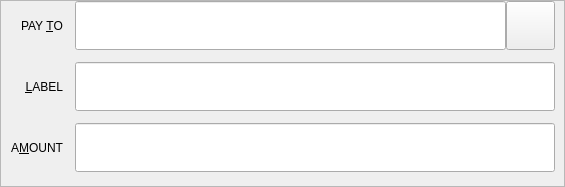
<?xml version="1.0" encoding="UTF-8"?>
<ui version="4.0">
 <class>SendCoinsEntry</class>
 <widget class="QStackedWidget" name="SendCoinsEntry">
  <property name="geometry">
   <rect>
    <x>0</x>
    <y>0</y>
    <width>565</width>
    <height>187</height>
   </rect>
  </property>
  <property name="minimumSize">
   <size>
    <width>565</width>
    <height>0</height>
   </size>
  </property>
  <property name="maximumSize">
   <size>
    <width>565</width>
    <height>16777215</height>
   </size>
  </property>
  <property name="focusPolicy">
   <enum>Qt::TabFocus</enum>
  </property>
  <property name="autoFillBackground">
   <bool>false</bool>
  </property>
  <widget class="QFrame" name="SendCoins">
   <property name="toolTip">
    <string>This is a normal payment.</string>
   </property>
   <property name="frameShape">
    <enum>QFrame::StyledPanel</enum>
   </property>
   <property name="frameShadow">
    <enum>QFrame::Sunken</enum>
   </property>
   <layout class="QGridLayout" name="gridLayout">
    <property name="topMargin">
     <number>0</number>
    </property>
    <property name="bottomMargin">
     <number>0</number>
    </property>
    <property name="spacing">
     <number>12</number>
    </property>
    <item row="0" column="0">
     <widget class="QLabel" name="payToLabel">
      <property name="text">
       <string>PAY &amp;TO</string>
      </property>
      <property name="alignment">
       <set>Qt::AlignRight|Qt::AlignTrailing|Qt::AlignVCenter</set>
      </property>
      <property name="buddy">
       <cstring>payTo</cstring>
      </property>
     </widget>
    </item>
    <item row="3" column="1">
     <widget class="QLabel" name="messageTextLabel">
      <property name="maximumSize">
       <size>
        <width>16777215</width>
        <height>0</height>
       </size>
      </property>
      <property name="toolTip">
       <string>A message that was attached to the DogeCash: URI which will be stored with the transaction for your reference. Note: This message will not be sent over the DogeCash network.</string>
      </property>
      <property name="textFormat">
       <enum>Qt::PlainText</enum>
      </property>
     </widget>
    </item>
    <item row="1" column="1">
     <widget class="QLineEdit" name="addAsLabel">
      <property name="minimumSize">
       <size>
        <width>0</width>
        <height>49</height>
       </size>
      </property>
      <property name="maximumSize">
       <size>
        <width>16777215</width>
        <height>16777215</height>
       </size>
      </property>
      <property name="toolTip">
       <string>Enter a label for this address to add it to the list of used addresses</string>
      </property>
     </widget>
    </item>
    <item row="2" column="0">
     <widget class="QLabel" name="amountLabel">
      <property name="text">
       <string>A&amp;MOUNT</string>
      </property>
      <property name="alignment">
       <set>Qt::AlignRight|Qt::AlignTrailing|Qt::AlignVCenter</set>
      </property>
      <property name="buddy">
       <cstring>payAmount</cstring>
      </property>
     </widget>
    </item>
    <item row="3" column="0">
     <widget class="QLabel" name="messageLabel">
      <property name="maximumSize">
       <size>
        <width>16777215</width>
        <height>0</height>
       </size>
      </property>
      <property name="text">
       <string>Message:</string>
      </property>
      <property name="alignment">
       <set>Qt::AlignRight|Qt::AlignTrailing|Qt::AlignVCenter</set>
      </property>
     </widget>
    </item>
    <item row="2" column="1">
     <widget class="BitcoinAmountField" name="payAmount">
      <property name="minimumSize">
       <size>
        <width>0</width>
        <height>49</height>
       </size>
      </property>
      <property name="maximumSize">
       <size>
        <width>16777215</width>
        <height>16777215</height>
       </size>
      </property>
     </widget>
    </item>
    <item row="0" column="1">
     <layout class="QHBoxLayout" name="payToLayout">
      <property name="spacing">
       <number>0</number>
      </property>
      <item>
       <widget class="QValidatedLineEdit" name="payTo">
        <property name="minimumSize">
         <size>
          <width>0</width>
          <height>49</height>
         </size>
        </property>
        <property name="maximumSize">
         <size>
          <width>16777215</width>
          <height>16777215</height>
         </size>
        </property>
        <property name="toolTip">
         <string>The DogeCash address to send the payment to</string>
        </property>
       </widget>
      </item>
      <item>
       <widget class="QToolButton" name="addressBookButton">
        <property name="minimumSize">
         <size>
          <width>49</width>
          <height>49</height>
         </size>
        </property>
        <property name="toolTip">
         <string>Choose previously used address</string>
        </property>
        <property name="styleSheet">
         <string notr="true"/>
        </property>
        <property name="text">
         <string/>
        </property>
        <property name="icon">
         <iconset resource="../dogecash.qrc">
          <normaloff>:/icons/search</normaloff>:/icons/search</iconset>
        </property>
        <property name="iconSize">
         <size>
          <width>24</width>
          <height>24</height>
         </size>
        </property>
        <property name="shortcut">
         <string>Alt+A</string>
        </property>
       </widget>
      </item>
      <item>
       <widget class="QToolButton" name="pasteButton">
        <property name="maximumSize">
         <size>
          <width>0</width>
          <height>16777215</height>
         </size>
        </property>
        <property name="toolTip">
         <string>Paste address from clipboard</string>
        </property>
        <property name="text">
         <string/>
        </property>
        <property name="icon">
         <iconset resource="../dogecash.qrc">
          <normaloff>:/icons/editpaste</normaloff>:/icons/editpaste</iconset>
        </property>
        <property name="shortcut">
         <string>Alt+P</string>
        </property>
       </widget>
      </item>
      <item>
       <widget class="QToolButton" name="deleteButton">
        <property name="maximumSize">
         <size>
          <width>0</width>
          <height>16777215</height>
         </size>
        </property>
        <property name="toolTip">
         <string>Remove this entry</string>
        </property>
        <property name="text">
         <string/>
        </property>
        <property name="icon">
         <iconset resource="../dogecash.qrc">
          <normaloff>:/icons/remove</normaloff>:/icons/remove</iconset>
        </property>
       </widget>
      </item>
     </layout>
    </item>
    <item row="1" column="0">
     <widget class="QLabel" name="labelLabel">
      <property name="text">
       <string>&amp;LABEL</string>
      </property>
      <property name="alignment">
       <set>Qt::AlignRight|Qt::AlignTrailing|Qt::AlignVCenter</set>
      </property>
      <property name="buddy">
       <cstring>addAsLabel</cstring>
      </property>
     </widget>
    </item>
   </layout>
  </widget>
  <widget class="QFrame" name="SendCoins_InsecurePaymentRequest">
   <property name="palette">
    <palette>
     <active>
      <colorrole role="WindowText">
       <brush brushstyle="SolidPattern">
        <color alpha="255">
         <red>0</red>
         <green>0</green>
         <blue>0</blue>
        </color>
       </brush>
      </colorrole>
      <colorrole role="Button">
       <brush brushstyle="SolidPattern">
        <color alpha="255">
         <red>255</red>
         <green>255</green>
         <blue>127</blue>
        </color>
       </brush>
      </colorrole>
      <colorrole role="Light">
       <brush brushstyle="SolidPattern">
        <color alpha="255">
         <red>255</red>
         <green>255</green>
         <blue>255</blue>
        </color>
       </brush>
      </colorrole>
      <colorrole role="Midlight">
       <brush brushstyle="SolidPattern">
        <color alpha="255">
         <red>255</red>
         <green>255</green>
         <blue>191</blue>
        </color>
       </brush>
      </colorrole>
      <colorrole role="Dark">
       <brush brushstyle="SolidPattern">
        <color alpha="255">
         <red>127</red>
         <green>127</green>
         <blue>63</blue>
        </color>
       </brush>
      </colorrole>
      <colorrole role="Mid">
       <brush brushstyle="SolidPattern">
        <color alpha="255">
         <red>170</red>
         <green>170</green>
         <blue>84</blue>
        </color>
       </brush>
      </colorrole>
      <colorrole role="Text">
       <brush brushstyle="SolidPattern">
        <color alpha="255">
         <red>0</red>
         <green>0</green>
         <blue>0</blue>
        </color>
       </brush>
      </colorrole>
      <colorrole role="BrightText">
       <brush brushstyle="SolidPattern">
        <color alpha="255">
         <red>255</red>
         <green>255</green>
         <blue>255</blue>
        </color>
       </brush>
      </colorrole>
      <colorrole role="ButtonText">
       <brush brushstyle="SolidPattern">
        <color alpha="255">
         <red>0</red>
         <green>0</green>
         <blue>0</blue>
        </color>
       </brush>
      </colorrole>
      <colorrole role="Base">
       <brush brushstyle="SolidPattern">
        <color alpha="255">
         <red>255</red>
         <green>255</green>
         <blue>255</blue>
        </color>
       </brush>
      </colorrole>
      <colorrole role="Window">
       <brush brushstyle="SolidPattern">
        <color alpha="255">
         <red>255</red>
         <green>255</green>
         <blue>127</blue>
        </color>
       </brush>
      </colorrole>
      <colorrole role="Shadow">
       <brush brushstyle="SolidPattern">
        <color alpha="255">
         <red>0</red>
         <green>0</green>
         <blue>0</blue>
        </color>
       </brush>
      </colorrole>
      <colorrole role="AlternateBase">
       <brush brushstyle="SolidPattern">
        <color alpha="255">
         <red>255</red>
         <green>255</green>
         <blue>191</blue>
        </color>
       </brush>
      </colorrole>
      <colorrole role="ToolTipBase">
       <brush brushstyle="SolidPattern">
        <color alpha="255">
         <red>255</red>
         <green>255</green>
         <blue>220</blue>
        </color>
       </brush>
      </colorrole>
      <colorrole role="ToolTipText">
       <brush brushstyle="SolidPattern">
        <color alpha="255">
         <red>0</red>
         <green>0</green>
         <blue>0</blue>
        </color>
       </brush>
      </colorrole>
     </active>
     <inactive>
      <colorrole role="WindowText">
       <brush brushstyle="SolidPattern">
        <color alpha="255">
         <red>0</red>
         <green>0</green>
         <blue>0</blue>
        </color>
       </brush>
      </colorrole>
      <colorrole role="Button">
       <brush brushstyle="SolidPattern">
        <color alpha="255">
         <red>255</red>
         <green>255</green>
         <blue>127</blue>
        </color>
       </brush>
      </colorrole>
      <colorrole role="Light">
       <brush brushstyle="SolidPattern">
        <color alpha="255">
         <red>255</red>
         <green>255</green>
         <blue>255</blue>
        </color>
       </brush>
      </colorrole>
      <colorrole role="Midlight">
       <brush brushstyle="SolidPattern">
        <color alpha="255">
         <red>255</red>
         <green>255</green>
         <blue>191</blue>
        </color>
       </brush>
      </colorrole>
      <colorrole role="Dark">
       <brush brushstyle="SolidPattern">
        <color alpha="255">
         <red>127</red>
         <green>127</green>
         <blue>63</blue>
        </color>
       </brush>
      </colorrole>
      <colorrole role="Mid">
       <brush brushstyle="SolidPattern">
        <color alpha="255">
         <red>170</red>
         <green>170</green>
         <blue>84</blue>
        </color>
       </brush>
      </colorrole>
      <colorrole role="Text">
       <brush brushstyle="SolidPattern">
        <color alpha="255">
         <red>0</red>
         <green>0</green>
         <blue>0</blue>
        </color>
       </brush>
      </colorrole>
      <colorrole role="BrightText">
       <brush brushstyle="SolidPattern">
        <color alpha="255">
         <red>255</red>
         <green>255</green>
         <blue>255</blue>
        </color>
       </brush>
      </colorrole>
      <colorrole role="ButtonText">
       <brush brushstyle="SolidPattern">
        <color alpha="255">
         <red>0</red>
         <green>0</green>
         <blue>0</blue>
        </color>
       </brush>
      </colorrole>
      <colorrole role="Base">
       <brush brushstyle="SolidPattern">
        <color alpha="255">
         <red>255</red>
         <green>255</green>
         <blue>255</blue>
        </color>
       </brush>
      </colorrole>
      <colorrole role="Window">
       <brush brushstyle="SolidPattern">
        <color alpha="255">
         <red>255</red>
         <green>255</green>
         <blue>127</blue>
        </color>
       </brush>
      </colorrole>
      <colorrole role="Shadow">
       <brush brushstyle="SolidPattern">
        <color alpha="255">
         <red>0</red>
         <green>0</green>
         <blue>0</blue>
        </color>
       </brush>
      </colorrole>
      <colorrole role="AlternateBase">
       <brush brushstyle="SolidPattern">
        <color alpha="255">
         <red>255</red>
         <green>255</green>
         <blue>191</blue>
        </color>
       </brush>
      </colorrole>
      <colorrole role="ToolTipBase">
       <brush brushstyle="SolidPattern">
        <color alpha="255">
         <red>255</red>
         <green>255</green>
         <blue>220</blue>
        </color>
       </brush>
      </colorrole>
      <colorrole role="ToolTipText">
       <brush brushstyle="SolidPattern">
        <color alpha="255">
         <red>0</red>
         <green>0</green>
         <blue>0</blue>
        </color>
       </brush>
      </colorrole>
     </inactive>
     <disabled>
      <colorrole role="WindowText">
       <brush brushstyle="SolidPattern">
        <color alpha="255">
         <red>127</red>
         <green>127</green>
         <blue>63</blue>
        </color>
       </brush>
      </colorrole>
      <colorrole role="Button">
       <brush brushstyle="SolidPattern">
        <color alpha="255">
         <red>255</red>
         <green>255</green>
         <blue>127</blue>
        </color>
       </brush>
      </colorrole>
      <colorrole role="Light">
       <brush brushstyle="SolidPattern">
        <color alpha="255">
         <red>255</red>
         <green>255</green>
         <blue>255</blue>
        </color>
       </brush>
      </colorrole>
      <colorrole role="Midlight">
       <brush brushstyle="SolidPattern">
        <color alpha="255">
         <red>255</red>
         <green>255</green>
         <blue>191</blue>
        </color>
       </brush>
      </colorrole>
      <colorrole role="Dark">
       <brush brushstyle="SolidPattern">
        <color alpha="255">
         <red>127</red>
         <green>127</green>
         <blue>63</blue>
        </color>
       </brush>
      </colorrole>
      <colorrole role="Mid">
       <brush brushstyle="SolidPattern">
        <color alpha="255">
         <red>170</red>
         <green>170</green>
         <blue>84</blue>
        </color>
       </brush>
      </colorrole>
      <colorrole role="Text">
       <brush brushstyle="SolidPattern">
        <color alpha="255">
         <red>127</red>
         <green>127</green>
         <blue>63</blue>
        </color>
       </brush>
      </colorrole>
      <colorrole role="BrightText">
       <brush brushstyle="SolidPattern">
        <color alpha="255">
         <red>255</red>
         <green>255</green>
         <blue>255</blue>
        </color>
       </brush>
      </colorrole>
      <colorrole role="ButtonText">
       <brush brushstyle="SolidPattern">
        <color alpha="255">
         <red>127</red>
         <green>127</green>
         <blue>63</blue>
        </color>
       </brush>
      </colorrole>
      <colorrole role="Base">
       <brush brushstyle="SolidPattern">
        <color alpha="255">
         <red>255</red>
         <green>255</green>
         <blue>127</blue>
        </color>
       </brush>
      </colorrole>
      <colorrole role="Window">
       <brush brushstyle="SolidPattern">
        <color alpha="255">
         <red>255</red>
         <green>255</green>
         <blue>127</blue>
        </color>
       </brush>
      </colorrole>
      <colorrole role="Shadow">
       <brush brushstyle="SolidPattern">
        <color alpha="255">
         <red>0</red>
         <green>0</green>
         <blue>0</blue>
        </color>
       </brush>
      </colorrole>
      <colorrole role="AlternateBase">
       <brush brushstyle="SolidPattern">
        <color alpha="255">
         <red>255</red>
         <green>255</green>
         <blue>127</blue>
        </color>
       </brush>
      </colorrole>
      <colorrole role="ToolTipBase">
       <brush brushstyle="SolidPattern">
        <color alpha="255">
         <red>255</red>
         <green>255</green>
         <blue>220</blue>
        </color>
       </brush>
      </colorrole>
      <colorrole role="ToolTipText">
       <brush brushstyle="SolidPattern">
        <color alpha="255">
         <red>0</red>
         <green>0</green>
         <blue>0</blue>
        </color>
       </brush>
      </colorrole>
     </disabled>
    </palette>
   </property>
   <property name="toolTip">
    <string>This is an unverified payment request.</string>
   </property>
   <property name="autoFillBackground">
    <bool>true</bool>
   </property>
   <property name="frameShape">
    <enum>QFrame::StyledPanel</enum>
   </property>
   <property name="frameShadow">
    <enum>QFrame::Sunken</enum>
   </property>
   <layout class="QGridLayout" name="gridLayout_is">
    <property name="spacing">
     <number>12</number>
    </property>
    <item row="0" column="0">
     <widget class="QLabel" name="payToLabel_is">
      <property name="text">
       <string>Pay To:</string>
      </property>
      <property name="alignment">
       <set>Qt::AlignRight|Qt::AlignTrailing|Qt::AlignVCenter</set>
      </property>
     </widget>
    </item>
    <item row="0" column="1">
     <layout class="QHBoxLayout" name="payToLayout_is">
      <property name="spacing">
       <number>0</number>
      </property>
      <item>
       <widget class="QLabel" name="payTo_is"/>
      </item>
      <item>
       <widget class="QToolButton" name="deleteButton_is">
        <property name="toolTip">
         <string>Remove this entry</string>
        </property>
        <property name="text">
         <string/>
        </property>
        <property name="icon">
         <iconset resource="../dogecash.qrc">
          <normaloff>:/icons/remove</normaloff>:/icons/remove</iconset>
        </property>
       </widget>
      </item>
     </layout>
    </item>
    <item row="1" column="0">
     <widget class="QLabel" name="memoLabel_is">
      <property name="text">
       <string>Memo:</string>
      </property>
      <property name="alignment">
       <set>Qt::AlignRight|Qt::AlignTrailing|Qt::AlignVCenter</set>
      </property>
     </widget>
    </item>
    <item row="1" column="1">
     <widget class="QLabel" name="memoTextLabel_is">
      <property name="textFormat">
       <enum>Qt::PlainText</enum>
      </property>
     </widget>
    </item>
    <item row="2" column="0">
     <widget class="QLabel" name="amountLabel_is">
      <property name="text">
       <string>A&amp;mount:</string>
      </property>
      <property name="alignment">
       <set>Qt::AlignRight|Qt::AlignTrailing|Qt::AlignVCenter</set>
      </property>
      <property name="buddy">
       <cstring>payAmount_is</cstring>
      </property>
     </widget>
    </item>
    <item row="2" column="1">
     <widget class="BitcoinAmountField" name="payAmount_is">
      <property name="acceptDrops">
       <bool>false</bool>
      </property>
     </widget>
    </item>
   </layout>
  </widget>
  <widget class="QFrame" name="SendCoins_SecurePaymentRequest">
   <property name="palette">
    <palette>
     <active>
      <colorrole role="WindowText">
       <brush brushstyle="SolidPattern">
        <color alpha="255">
         <red>0</red>
         <green>0</green>
         <blue>0</blue>
        </color>
       </brush>
      </colorrole>
      <colorrole role="Button">
       <brush brushstyle="SolidPattern">
        <color alpha="255">
         <red>140</red>
         <green>232</green>
         <blue>119</blue>
        </color>
       </brush>
      </colorrole>
      <colorrole role="Light">
       <brush brushstyle="SolidPattern">
        <color alpha="255">
         <red>230</red>
         <green>255</green>
         <blue>224</blue>
        </color>
       </brush>
      </colorrole>
      <colorrole role="Midlight">
       <brush brushstyle="SolidPattern">
        <color alpha="255">
         <red>185</red>
         <green>243</green>
         <blue>171</blue>
        </color>
       </brush>
      </colorrole>
      <colorrole role="Dark">
       <brush brushstyle="SolidPattern">
        <color alpha="255">
         <red>70</red>
         <green>116</green>
         <blue>59</blue>
        </color>
       </brush>
      </colorrole>
      <colorrole role="Mid">
       <brush brushstyle="SolidPattern">
        <color alpha="255">
         <red>93</red>
         <green>155</green>
         <blue>79</blue>
        </color>
       </brush>
      </colorrole>
      <colorrole role="Text">
       <brush brushstyle="SolidPattern">
        <color alpha="255">
         <red>0</red>
         <green>0</green>
         <blue>0</blue>
        </color>
       </brush>
      </colorrole>
      <colorrole role="BrightText">
       <brush brushstyle="SolidPattern">
        <color alpha="255">
         <red>155</red>
         <green>255</green>
         <blue>147</blue>
        </color>
       </brush>
      </colorrole>
      <colorrole role="ButtonText">
       <brush brushstyle="SolidPattern">
        <color alpha="255">
         <red>0</red>
         <green>0</green>
         <blue>0</blue>
        </color>
       </brush>
      </colorrole>
      <colorrole role="Base">
       <brush brushstyle="SolidPattern">
        <color alpha="255">
         <red>119</red>
         <green>255</green>
         <blue>233</blue>
        </color>
       </brush>
      </colorrole>
      <colorrole role="Window">
       <brush brushstyle="SolidPattern">
        <color alpha="255">
         <red>140</red>
         <green>232</green>
         <blue>119</blue>
        </color>
       </brush>
      </colorrole>
      <colorrole role="Shadow">
       <brush brushstyle="SolidPattern">
        <color alpha="255">
         <red>0</red>
         <green>0</green>
         <blue>0</blue>
        </color>
       </brush>
      </colorrole>
      <colorrole role="AlternateBase">
       <brush brushstyle="SolidPattern">
        <color alpha="255">
         <red>197</red>
         <green>243</green>
         <blue>187</blue>
        </color>
       </brush>
      </colorrole>
      <colorrole role="NoRole">
       <brush brushstyle="SolidPattern">
        <color alpha="255">
         <red>125</red>
         <green>194</green>
         <blue>122</blue>
        </color>
       </brush>
      </colorrole>
      <colorrole role="ToolTipBase">
       <brush brushstyle="SolidPattern">
        <color alpha="255">
         <red>255</red>
         <green>255</green>
         <blue>220</blue>
        </color>
       </brush>
      </colorrole>
      <colorrole role="ToolTipText">
       <brush brushstyle="SolidPattern">
        <color alpha="255">
         <red>0</red>
         <green>0</green>
         <blue>0</blue>
        </color>
       </brush>
      </colorrole>
     </active>
     <inactive>
      <colorrole role="WindowText">
       <brush brushstyle="SolidPattern">
        <color alpha="255">
         <red>0</red>
         <green>0</green>
         <blue>0</blue>
        </color>
       </brush>
      </colorrole>
      <colorrole role="Button">
       <brush brushstyle="SolidPattern">
        <color alpha="255">
         <red>140</red>
         <green>232</green>
         <blue>119</blue>
        </color>
       </brush>
      </colorrole>
      <colorrole role="Light">
       <brush brushstyle="SolidPattern">
        <color alpha="255">
         <red>230</red>
         <green>255</green>
         <blue>224</blue>
        </color>
       </brush>
      </colorrole>
      <colorrole role="Midlight">
       <brush brushstyle="SolidPattern">
        <color alpha="255">
         <red>185</red>
         <green>243</green>
         <blue>171</blue>
        </color>
       </brush>
      </colorrole>
      <colorrole role="Dark">
       <brush brushstyle="SolidPattern">
        <color alpha="255">
         <red>70</red>
         <green>116</green>
         <blue>59</blue>
        </color>
       </brush>
      </colorrole>
      <colorrole role="Mid">
       <brush brushstyle="SolidPattern">
        <color alpha="255">
         <red>93</red>
         <green>155</green>
         <blue>79</blue>
        </color>
       </brush>
      </colorrole>
      <colorrole role="Text">
       <brush brushstyle="SolidPattern">
        <color alpha="255">
         <red>0</red>
         <green>0</green>
         <blue>0</blue>
        </color>
       </brush>
      </colorrole>
      <colorrole role="BrightText">
       <brush brushstyle="SolidPattern">
        <color alpha="255">
         <red>155</red>
         <green>255</green>
         <blue>147</blue>
        </color>
       </brush>
      </colorrole>
      <colorrole role="ButtonText">
       <brush brushstyle="SolidPattern">
        <color alpha="255">
         <red>0</red>
         <green>0</green>
         <blue>0</blue>
        </color>
       </brush>
      </colorrole>
      <colorrole role="Base">
       <brush brushstyle="SolidPattern">
        <color alpha="255">
         <red>119</red>
         <green>255</green>
         <blue>233</blue>
        </color>
       </brush>
      </colorrole>
      <colorrole role="Window">
       <brush brushstyle="SolidPattern">
        <color alpha="255">
         <red>140</red>
         <green>232</green>
         <blue>119</blue>
        </color>
       </brush>
      </colorrole>
      <colorrole role="Shadow">
       <brush brushstyle="SolidPattern">
        <color alpha="255">
         <red>0</red>
         <green>0</green>
         <blue>0</blue>
        </color>
       </brush>
      </colorrole>
      <colorrole role="AlternateBase">
       <brush brushstyle="SolidPattern">
        <color alpha="255">
         <red>197</red>
         <green>243</green>
         <blue>187</blue>
        </color>
       </brush>
      </colorrole>
      <colorrole role="NoRole">
       <brush brushstyle="SolidPattern">
        <color alpha="255">
         <red>125</red>
         <green>194</green>
         <blue>122</blue>
        </color>
       </brush>
      </colorrole>
      <colorrole role="ToolTipBase">
       <brush brushstyle="SolidPattern">
        <color alpha="255">
         <red>255</red>
         <green>255</green>
         <blue>220</blue>
        </color>
       </brush>
      </colorrole>
      <colorrole role="ToolTipText">
       <brush brushstyle="SolidPattern">
        <color alpha="255">
         <red>0</red>
         <green>0</green>
         <blue>0</blue>
        </color>
       </brush>
      </colorrole>
     </inactive>
     <disabled>
      <colorrole role="WindowText">
       <brush brushstyle="SolidPattern">
        <color alpha="255">
         <red>70</red>
         <green>116</green>
         <blue>59</blue>
        </color>
       </brush>
      </colorrole>
      <colorrole role="Button">
       <brush brushstyle="SolidPattern">
        <color alpha="255">
         <red>140</red>
         <green>232</green>
         <blue>119</blue>
        </color>
       </brush>
      </colorrole>
      <colorrole role="Light">
       <brush brushstyle="SolidPattern">
        <color alpha="255">
         <red>230</red>
         <green>255</green>
         <blue>224</blue>
        </color>
       </brush>
      </colorrole>
      <colorrole role="Midlight">
       <brush brushstyle="SolidPattern">
        <color alpha="255">
         <red>185</red>
         <green>243</green>
         <blue>171</blue>
        </color>
       </brush>
      </colorrole>
      <colorrole role="Dark">
       <brush brushstyle="SolidPattern">
        <color alpha="255">
         <red>70</red>
         <green>116</green>
         <blue>59</blue>
        </color>
       </brush>
      </colorrole>
      <colorrole role="Mid">
       <brush brushstyle="SolidPattern">
        <color alpha="255">
         <red>93</red>
         <green>155</green>
         <blue>79</blue>
        </color>
       </brush>
      </colorrole>
      <colorrole role="Text">
       <brush brushstyle="SolidPattern">
        <color alpha="255">
         <red>70</red>
         <green>116</green>
         <blue>59</blue>
        </color>
       </brush>
      </colorrole>
      <colorrole role="BrightText">
       <brush brushstyle="SolidPattern">
        <color alpha="255">
         <red>155</red>
         <green>255</green>
         <blue>147</blue>
        </color>
       </brush>
      </colorrole>
      <colorrole role="ButtonText">
       <brush brushstyle="SolidPattern">
        <color alpha="255">
         <red>70</red>
         <green>116</green>
         <blue>59</blue>
        </color>
       </brush>
      </colorrole>
      <colorrole role="Base">
       <brush brushstyle="SolidPattern">
        <color alpha="255">
         <red>140</red>
         <green>232</green>
         <blue>119</blue>
        </color>
       </brush>
      </colorrole>
      <colorrole role="Window">
       <brush brushstyle="SolidPattern">
        <color alpha="255">
         <red>140</red>
         <green>232</green>
         <blue>119</blue>
        </color>
       </brush>
      </colorrole>
      <colorrole role="Shadow">
       <brush brushstyle="SolidPattern">
        <color alpha="255">
         <red>0</red>
         <green>0</green>
         <blue>0</blue>
        </color>
       </brush>
      </colorrole>
      <colorrole role="AlternateBase">
       <brush brushstyle="SolidPattern">
        <color alpha="255">
         <red>140</red>
         <green>232</green>
         <blue>119</blue>
        </color>
       </brush>
      </colorrole>
      <colorrole role="NoRole">
       <brush brushstyle="SolidPattern">
        <color alpha="255">
         <red>125</red>
         <green>194</green>
         <blue>122</blue>
        </color>
       </brush>
      </colorrole>
      <colorrole role="ToolTipBase">
       <brush brushstyle="SolidPattern">
        <color alpha="255">
         <red>255</red>
         <green>255</green>
         <blue>220</blue>
        </color>
       </brush>
      </colorrole>
      <colorrole role="ToolTipText">
       <brush brushstyle="SolidPattern">
        <color alpha="255">
         <red>0</red>
         <green>0</green>
         <blue>0</blue>
        </color>
       </brush>
      </colorrole>
     </disabled>
    </palette>
   </property>
   <property name="toolTip">
    <string>This is a verified payment request.</string>
   </property>
   <property name="autoFillBackground">
    <bool>true</bool>
   </property>
   <property name="frameShape">
    <enum>QFrame::StyledPanel</enum>
   </property>
   <property name="frameShadow">
    <enum>QFrame::Sunken</enum>
   </property>
   <layout class="QGridLayout" name="gridLayout_s">
    <property name="spacing">
     <number>12</number>
    </property>
    <item row="0" column="0">
     <widget class="QLabel" name="payToLabel_s">
      <property name="text">
       <string>Pay To:</string>
      </property>
      <property name="alignment">
       <set>Qt::AlignRight|Qt::AlignTrailing|Qt::AlignVCenter</set>
      </property>
     </widget>
    </item>
    <item row="0" column="1">
     <layout class="QHBoxLayout" name="payToLayout_s">
      <property name="spacing">
       <number>0</number>
      </property>
      <item>
       <widget class="QLabel" name="payTo_s">
        <property name="textFormat">
         <enum>Qt::PlainText</enum>
        </property>
       </widget>
      </item>
      <item>
       <widget class="QToolButton" name="deleteButton_s">
        <property name="toolTip">
         <string>Remove this entry</string>
        </property>
        <property name="text">
         <string/>
        </property>
        <property name="icon">
         <iconset resource="../dogecash.qrc">
          <normaloff>:/icons/remove</normaloff>:/icons/remove</iconset>
        </property>
       </widget>
      </item>
     </layout>
    </item>
    <item row="1" column="0">
     <widget class="QLabel" name="memoLabel_s">
      <property name="text">
       <string>Memo:</string>
      </property>
      <property name="alignment">
       <set>Qt::AlignRight|Qt::AlignTrailing|Qt::AlignVCenter</set>
      </property>
     </widget>
    </item>
    <item row="1" column="1">
     <widget class="QLabel" name="memoTextLabel_s">
      <property name="textFormat">
       <enum>Qt::PlainText</enum>
      </property>
     </widget>
    </item>
    <item row="2" column="0">
     <widget class="QLabel" name="amountLabel_s">
      <property name="text">
       <string>A&amp;mount:</string>
      </property>
      <property name="alignment">
       <set>Qt::AlignRight|Qt::AlignTrailing|Qt::AlignVCenter</set>
      </property>
      <property name="buddy">
       <cstring>payAmount_s</cstring>
      </property>
     </widget>
    </item>
    <item row="2" column="1">
     <widget class="BitcoinAmountField" name="payAmount_s">
      <property name="acceptDrops">
       <bool>false</bool>
      </property>
     </widget>
    </item>
   </layout>
  </widget>
 </widget>
 <customwidgets>
  <customwidget>
   <class>BitcoinAmountField</class>
   <extends>QLineEdit</extends>
   <header>bitcoinamountfield.h</header>
   <container>1</container>
  </customwidget>
  <customwidget>
   <class>QValidatedLineEdit</class>
   <extends>QLineEdit</extends>
   <header>qvalidatedlineedit.h</header>
  </customwidget>
 </customwidgets>
 <tabstops>
  <tabstop>payTo</tabstop>
  <tabstop>pasteButton</tabstop>
  <tabstop>deleteButton</tabstop>
  <tabstop>addAsLabel</tabstop>
  <tabstop>payAmount</tabstop>
  <tabstop>payAmount_is</tabstop>
  <tabstop>deleteButton_is</tabstop>
  <tabstop>payAmount_s</tabstop>
  <tabstop>deleteButton_s</tabstop>
 </tabstops>
 <resources>
  <include location="../dogecash.qrc"/>
 </resources>
 <connections/>
</ui>
